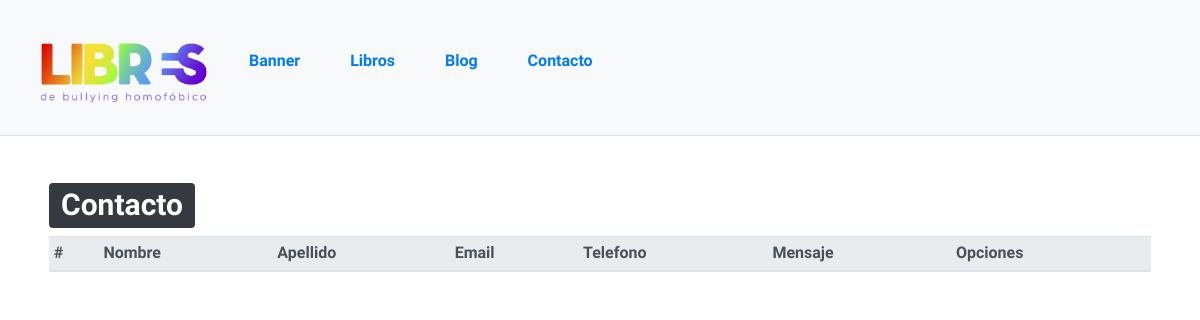
Before: /index.php/contacto/guardar with the older database file.
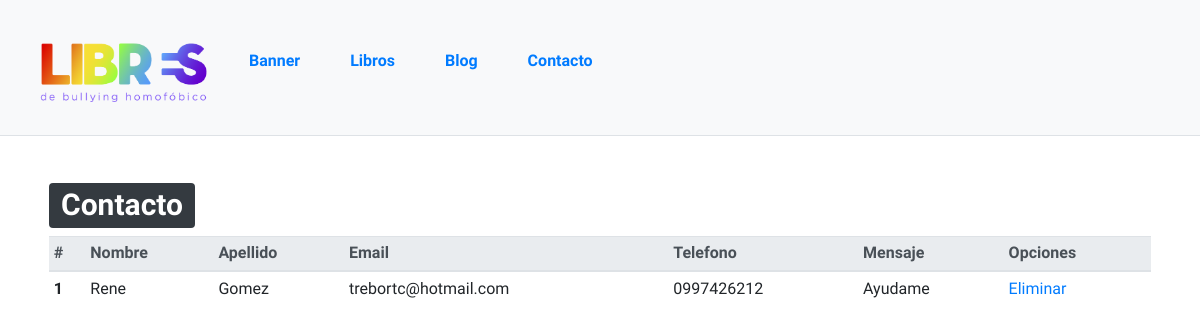
After: the same page with the newer database file.
### tables this page shows
CREATE TABLE `contactos` (
  `nombre` varchar(50) NOT NULL,
  `apellido` varchar(50) NOT NULL,
  `email` varchar(50) NOT NULL,
  `telefono` varchar(50) NOT NULL,
  `id` int(10) UNSIGNED NOT NULL,
  `mensaje` text NOT NULL
);

### application/controllers/Contacto.php (called while the page is built, shortened)
<?php
class Contacto extends CI_Controller
{
    function __construct() {
        $this->load->model('ContactoModel');
    }
    public function index($mensaje ="BIENVENIDO")
    {
        $contactos = $this->ContactoModel->getContactos();
        $this->load->view('template/cabecera_admin');
        $this->load->view('contacto/index',compact('contactos','mensaje'));
        $this->load->view('template/piedepagina_admin');
    }
    public function guardar()
    {
        $this->form_validation->set_rules('nombre','nombre','required');
        $this->form_validation->set_rules('apellido','apellido','required');
        $this->form_validation->set_rules('email','email','required');
        $this->form_validation->set_rules('telefono','telefono','required');
        $this->form_validation->set_rules('mensaje','mensaje','required');
        if($this->form_validation->run() == TRUE)
        {
            try{
                    $nombre = $this->input->post('nombre');
                    $apellido = $this->input->post('apellido');
                    $email = $this->input->post('email');
                    $telefono = $this->input->post('telefono');
                    $mensaje = $this->input->post('mensaje');
                    $this->ContactoModel->guardar($nombre, $apellido, $email, $telefono, $mensaje);
                    redirect('/Inicio/contacto');
            }catch(Exception $e){
                $this->index("Error en subir imagen");
            }
        }else{
            $this->index("Debe llenar todos los campos");
        }
    }
}

### index.php (called while the page is built, shortened)
<?php
require_once BASEPATH.'core/CodeIgniter.php';

### application/models/ContactoModel.php (called while the page is built, shortened)
<?php
class ContactoModel extends CI_Model
{
    public function getContactos()
    {
        return $this->db->query('select * from contactos')->result();
    }
}

### application/views/contacto/index.php (the view)
<div class="container-fluid pt-0 pb-5 pr-5 pl-5">
    <div class="row">
        <div class="col">
            <div class="alert alert-danger alert-dismissible fade show" role="alert">
                <strong>MENSAJE: </strong> <?=$mensaje;?>
                    <button type="button" class="close" data-dismiss="alert" aria-label="Close">
                        <span aria-hidden="true">&times;</span>
                    </button>
            </div>
        </div>
    </div>
    <br><br><br><br>
    <div class="row">
        <div class="col p-3">
            <h1><span class='badge badge-dark'>Contacto</span></h1>
            <div class="table-responsive table-responsive-sm table-responsive-md table-responsive-lg table-responsive-xl">
                <table class="table table-hover table-sm">
                    <thead class="thead-light">
                        <tr>
                            <th scope="col">#</th>
                            <th scope="col">Nombre</th>
                            <th scope="col">Apellido</th>
                            <th scope="col">Email</th>
                            <th scope="col">Telefono</th>
                            <th scope="col">Mensaje</th>
                            <th scope="col">Opciones</th>
                        </tr>
                    </thead>
                    <tbody>
                        <?php
                            $n=1;
                            foreach ($contactos as $contacto)
                            {
                                echo "<tr>".
                                "<th scope='row'>".$n++."</th>".
                                "<td>".$contacto->nombre."</td>".
                                "<td>".$contacto->apellido."</td>".
                                "<td>".$contacto->email."</td>".
                                "<td>".$contacto->telefono."</td>".
                                "<td>".$contacto->mensaje."</td>".
                                "<td>".
                                    "<a href='".base_url()."Contacto/eliminar/".$contacto->id."'>Eliminar</a>".
                                "</td>".
                                "</tr>";
                            }
                        ?>
                    </tbody>
                </table>
            </div>
        </div>
    </div>
</div>

Changed rows visible on the page:
added contactos: nombre "Rene", apellido "Gomez", email "trebortc@hotmail.com", telefono "0997426212", mensaje "Ayudame"
